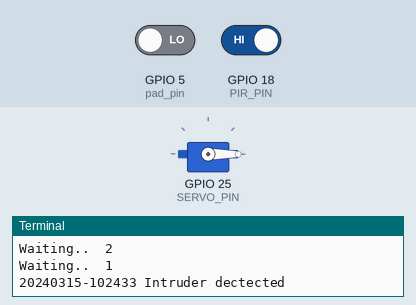
Bench run of a program on a simulated Raspberry Pi (BCM pin numbers). Parts: servo, the last lines printed to the terminal. The test bench sets the inputs (shaded band); at power-on: GPIO 5 (pad_pin) LOW, GPIO 18 (PIR_PIN) HIGH. The clock reads 2024-03-15 10:24:30 at power-on unless the program sets it; servo angles are drawn from the pulse width (0.5 ms = 0°, 2.5 ms = 180°).

Above: at 4.2 s.
4.3 s: GPIO 5 (pad_pin) driven HIGH
At 4.6 s:
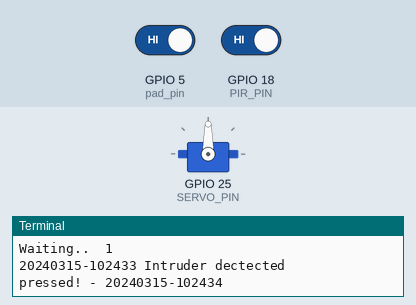
5.8 s: GPIO 18 (PIR_PIN) driven LOW
At 8.1 s:
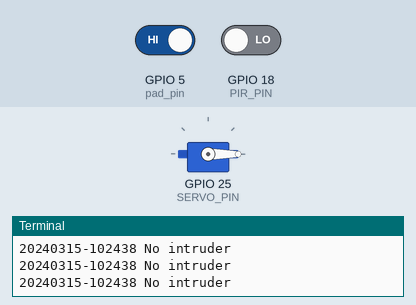
8.8 s: GPIO 18 (PIR_PIN) driven HIGH
At 9.2 s:
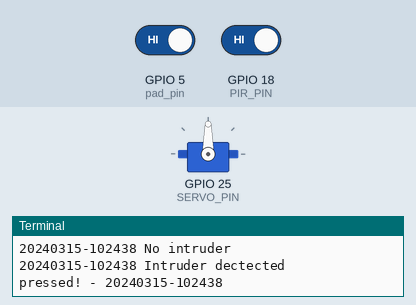
10.3 s: GPIO 5 (pad_pin) driven LOW
At 12.7 s:
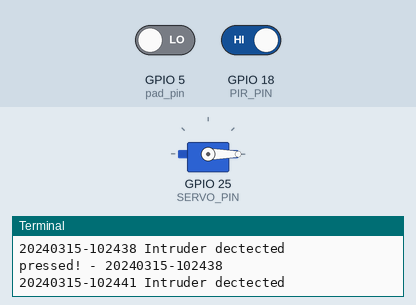
Timing chart, 0 to 14.2 s (numbered marks = the images above; inputs shaded):
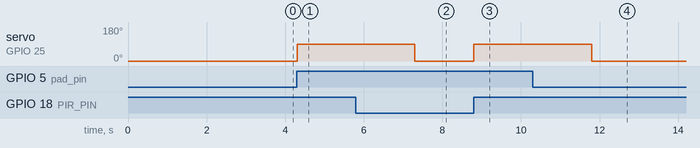

The program:

mission3.py
```python
'''
Created on Oct 21, 2016

@author: rainer
'''
import RPi.GPIO as GPIO
import time


PIR_PIN = 18
SERVO_PIN  = 25
pad_pin = 5

def main():
    val = -1
    delay = 3
    print('Mission-1 started.(delay time: %d)' %delay)
    for x in range(delay, 0, -1):
        time.sleep(1)
        print('Waiting.. ', x)
    try:
        setup()
        p = GPIO.PWM(SERVO_PIN,100)
        p.start(5)
        p.ChangeDutyCycle(5)
        while True:
            read = GPIO.input(PIR_PIN)
            if read == 0:
                print(time.strftime("%Y%m%d-%H%M%S"), "No intruder")
            else :
                print(time.strftime("%Y%m%d-%H%M%S"), "Intruder dectected")
                while True:
                    pad_pressed = GPIO.input(pad_pin)
                    if pad_pressed:
                        print(("pressed! - " + time.strftime("%Y%m%d-%H%M%S")))
                        p.ChangeDutyCycle(15) #+90 degree
                        time.sleep(3)
                        p.ChangeDutyCycle(5)
                        break;
                    time.sleep(0.1)
    finally:
        GPIO.cleanup()

def setup():
    GPIO.setmode(GPIO.BCM)
    GPIO.setup(PIR_PIN, GPIO.IN)
    GPIO.setup(SERVO_PIN, GPIO.OUT)
    GPIO.setup(pad_pin, GPIO.IN)

if __name__ == '__main__':
    main()
    pass
```

Measured:
- after the input at 4.3 s, servo on GPIO 25 (SERVO_PIN): 0° → 90° at once
- after the input at 5.8 s, servo on GPIO 25 (SERVO_PIN): goes on until 7.3 s, then stays 0°
- after the input at 8.8 s, servo on GPIO 25 (SERVO_PIN): 0° → 90° at once
- after the input at 10.3 s, servo on GPIO 25 (SERVO_PIN): goes on until 11.8 s, then stays 0°
